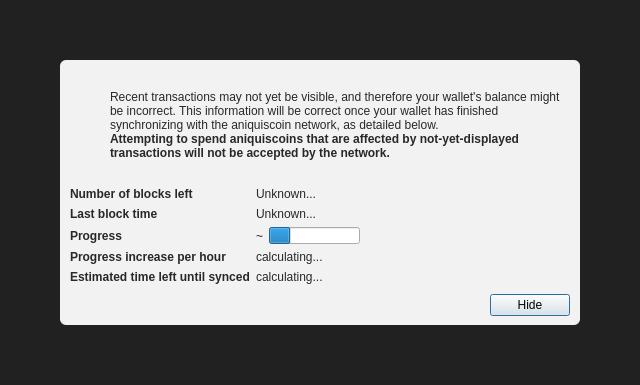
<?xml version="1.0" encoding="UTF-8"?>
<ui version="4.0">
 <class>ModalOverlay</class>
 <widget class="QWidget" name="ModalOverlay">
  <property name="geometry">
   <rect>
    <x>0</x>
    <y>0</y>
    <width>640</width>
    <height>385</height>
   </rect>
  </property>
  <property name="windowTitle">
   <string>Form</string>
  </property>
  <layout class="QVBoxLayout" name="verticalLayout" stretch="0">
   <property name="sizeConstraint">
    <enum>QLayout::SetDefaultConstraint</enum>
   </property>
   <property name="leftMargin">
    <number>0</number>
   </property>
   <property name="topMargin">
    <number>0</number>
   </property>
   <property name="rightMargin">
    <number>0</number>
   </property>
   <property name="bottomMargin">
    <number>0</number>
   </property>
   <item>
    <widget class="QWidget" name="bgWidget" native="true">
     <property name="styleSheet">
      <string notr="true">#bgWidget { background: rgba(0,0,0,220); }</string>
     </property>
     <layout class="QVBoxLayout" name="verticalLayoutMain" stretch="1">
      <property name="leftMargin">
       <number>60</number>
      </property>
      <property name="topMargin">
       <number>60</number>
      </property>
      <property name="rightMargin">
       <number>60</number>
      </property>
      <property name="bottomMargin">
       <number>60</number>
      </property>
      <item>
       <widget class="QWidget" name="contentWidget" native="true">
        <property name="styleSheet">
         <string notr="true">#contentWidget { background: rgba(255,255,255,240); border-radius: 6px; }

QLabel { color: rgb(40,40,40);  }</string>
        </property>
        <layout class="QVBoxLayout" name="verticalLayoutSub" stretch="1,0,0,0">
         <property name="spacing">
          <number>0</number>
         </property>
         <property name="leftMargin">
          <number>10</number>
         </property>
         <property name="topMargin">
          <number>10</number>
         </property>
         <property name="rightMargin">
          <number>10</number>
         </property>
         <property name="bottomMargin">
          <number>10</number>
         </property>
         <item>
          <layout class="QHBoxLayout" name="horizontalLayoutIconText" stretch="0,1">
           <property name="topMargin">
            <number>20</number>
           </property>
           <item>
            <layout class="QVBoxLayout" name="verticalLayoutIcon">
             <property name="leftMargin">
              <number>0</number>
             </property>
             <item>
              <widget class="QPushButton" name="warningIcon">
               <property name="enabled">
                <bool>false</bool>
               </property>
               <property name="text">
                <string/>
               </property>
               <property name="icon">
                <iconset>
                 <normaloff>:/icons/warning</normaloff>
                 <disabledoff>:/icons/warning</disabledoff>:/icons/warning</iconset>
               </property>
               <property name="iconSize">
                <size>
                 <width>48</width>
                 <height>48</height>
                </size>
               </property>
               <property name="flat">
                <bool>true</bool>
               </property>
              </widget>
             </item>
             <item>
              <spacer name="verticalSpacerWarningIcon">
               <property name="orientation">
                <enum>Qt::Vertical</enum>
               </property>
               <property name="sizeHint" stdset="0">
                <size>
                 <width>20</width>
                 <height>40</height>
                </size>
               </property>
              </spacer>
             </item>
            </layout>
           </item>
           <item>
            <layout class="QVBoxLayout" name="verticalLayoutInfoText">
             <property name="leftMargin">
              <number>0</number>
             </property>
             <property name="topMargin">
              <number>0</number>
             </property>
             <item>
              <widget class="QLabel" name="infoText">
               <property name="text">
                <string>Recent transactions may not yet be visible, and therefore your wallet's balance might be incorrect. This information will be correct once your wallet has finished synchronizing with the aniquiscoin network, as detailed below.</string>
               </property>
               <property name="textFormat">
                <enum>Qt::RichText</enum>
               </property>
               <property name="wordWrap">
                <bool>true</bool>
               </property>
              </widget>
             </item>
             <item>
              <widget class="QLabel" name="infoTextStrong">
               <property name="font">
                <font>
                 <weight>75</weight>
                 <bold>true</bold>
                </font>
               </property>
               <property name="text">
                <string>Attempting to spend aniquiscoins that are affected by not-yet-displayed transactions will not be accepted by the network.</string>
               </property>
               <property name="textFormat">
                <enum>Qt::RichText</enum>
               </property>
               <property name="wordWrap">
                <bool>true</bool>
               </property>
              </widget>
             </item>
             <item>
              <spacer name="verticalSpacerInTextSpace">
               <property name="orientation">
                <enum>Qt::Vertical</enum>
               </property>
               <property name="sizeHint" stdset="0">
                <size>
                 <width>20</width>
                 <height>40</height>
                </size>
               </property>
              </spacer>
             </item>
            </layout>
           </item>
          </layout>
         </item>
         <item>
          <spacer name="verticalSpacerAfterText">
           <property name="orientation">
            <enum>Qt::Vertical</enum>
           </property>
           <property name="sizeHint" stdset="0">
            <size>
             <width>20</width>
             <height>40</height>
            </size>
           </property>
          </spacer>
         </item>
         <item>
          <layout class="QFormLayout" name="formLayout">
           <property name="fieldGrowthPolicy">
            <enum>QFormLayout::FieldsStayAtSizeHint</enum>
           </property>
           <property name="horizontalSpacing">
            <number>6</number>
           </property>
           <property name="verticalSpacing">
            <number>6</number>
           </property>
           <property name="topMargin">
            <number>10</number>
           </property>
           <item row="0" column="0">
            <widget class="QLabel" name="labelNumberOfBlocksLeft">
             <property name="font">
              <font>
               <weight>75</weight>
               <bold>true</bold>
              </font>
             </property>
             <property name="text">
              <string>Number of blocks left</string>
             </property>
            </widget>
           </item>
           <item row="0" column="1">
            <widget class="QLabel" name="numberOfBlocksLeft">
             <property name="text">
              <string>Unknown...</string>
             </property>
            </widget>
           </item>
           <item row="1" column="0">
            <widget class="QLabel" name="labelLastBlockTime">
             <property name="font">
              <font>
               <weight>75</weight>
               <bold>true</bold>
              </font>
             </property>
             <property name="text">
              <string>Last block time</string>
             </property>
            </widget>
           </item>
           <item row="1" column="1">
            <widget class="QLabel" name="newestBlockDate">
             <property name="sizePolicy">
              <sizepolicy hsizetype="Maximum" vsizetype="Preferred">
               <horstretch>0</horstretch>
               <verstretch>0</verstretch>
              </sizepolicy>
             </property>
             <property name="text">
              <string>Unknown...</string>
             </property>
            </widget>
           </item>
           <item row="2" column="0">
            <widget class="QLabel" name="labelSyncDone">
             <property name="font">
              <font>
               <weight>75</weight>
               <bold>true</bold>
              </font>
             </property>
             <property name="text">
              <string>Progress</string>
             </property>
            </widget>
           </item>
           <item row="2" column="1">
            <layout class="QHBoxLayout" name="horizontalLayoutSync" stretch="0,1">
             <item>
              <widget class="QLabel" name="percentageProgress">
               <property name="text">
                <string notr="true">~</string>
               </property>
              </widget>
             </item>
             <item>
              <widget class="QProgressBar" name="progressBar">
               <property name="value">
                <number>24</number>
               </property>
               <property name="format">
                <string/>
               </property>
              </widget>
             </item>
            </layout>
           </item>
           <item row="4" column="0">
            <widget class="QLabel" name="labelProgressIncrease">
             <property name="font">
              <font>
               <weight>75</weight>
               <bold>true</bold>
              </font>
             </property>
             <property name="text">
              <string>Progress increase per hour</string>
             </property>
            </widget>
           </item>
           <item row="4" column="1">
            <widget class="QLabel" name="progressIncreasePerH">
             <property name="text">
              <string>calculating...</string>
             </property>
            </widget>
           </item>
           <item row="5" column="0">
            <widget class="QLabel" name="labelEstimatedTimeLeft">
             <property name="font">
              <font>
               <weight>75</weight>
               <bold>true</bold>
              </font>
             </property>
             <property name="text">
              <string>Estimated time left until synced</string>
             </property>
            </widget>
           </item>
           <item row="5" column="1">
            <widget class="QLabel" name="expectedTimeLeft">
             <property name="text">
              <string>calculating...</string>
             </property>
            </widget>
           </item>
          </layout>
         </item>
         <item>
          <layout class="QHBoxLayout" name="horizontalLayoutButtons">
           <property name="leftMargin">
            <number>10</number>
           </property>
           <property name="topMargin">
            <number>10</number>
           </property>
           <item>
            <spacer name="horizontalSpacer">
             <property name="orientation">
              <enum>Qt::Horizontal</enum>
             </property>
             <property name="sizeHint" stdset="0">
              <size>
               <width>40</width>
               <height>20</height>
              </size>
             </property>
            </spacer>
           </item>
           <item>
            <widget class="QPushButton" name="closeButton">
             <property name="text">
              <string>Hide</string>
             </property>
             <property name="shortcut">
              <string>Esc</string>
             </property>
             <property name="focusPolicy">
              <enum>Qt::StrongFocus</enum>
             </property>
             <property name="default">
              <bool>true</bool>
             </property>
            </widget>
           </item>
          </layout>
         </item>
        </layout>
       </widget>
      </item>
     </layout>
    </widget>
   </item>
  </layout>
 </widget>
 <resources/>
 <connections/>
</ui>
